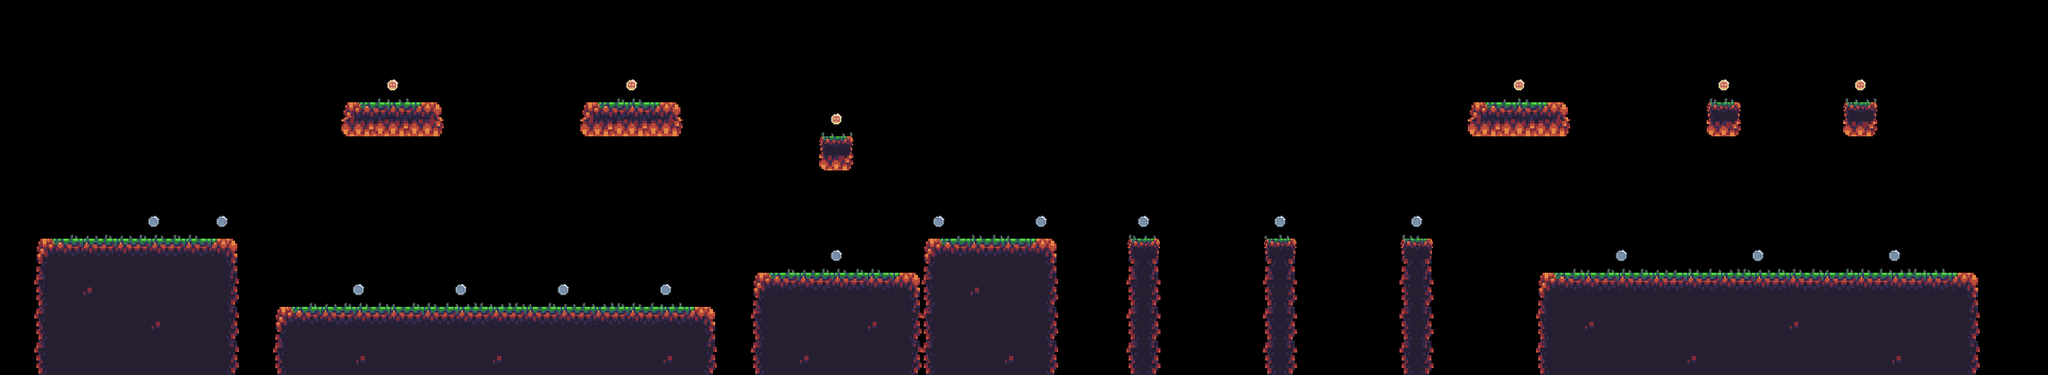

Below is a game level as drawn by its tile map, then a one-line description and the .tmx file that defines it, in full:
An orthogonal 60x11 tile map with 64x64 px tiles, 3 tile layers (terr, grass, coins), 3 tilesets.

<map version="1.10" tiledversion="1.10.1" orientation="orthogonal" renderorder="right-down" width="60" height="11" tilewidth="64" tileheight="64" infinite="0" nextlayerid="4" nextobjectid="1">
 <tileset firstgid="1" source="../tiles/sheet.tsx" />
 <tileset firstgid="21" source="../tiles/coin_tiles.tsx" />
 <tileset firstgid="23" source="../tiles/grass.tsx" />
 <layer id="2" name="terr" width="60" height="11" opacity="0.97">
  <data encoding="csv">
0,0,0,0,0,0,0,0,0,0,0,0,0,0,0,0,0,0,0,0,0,0,0,0,0,0,0,0,0,0,0,0,0,0,0,0,0,0,0,0,0,0,0,0,0,0,0,0,0,0,0,0,0,0,0,0,0,0,0,0,
0,0,0,0,0,0,0,0,0,0,0,0,0,0,0,0,0,0,0,0,0,0,0,0,0,0,0,0,0,0,0,0,0,0,0,0,0,0,0,0,0,0,0,0,0,0,0,0,0,0,0,0,0,0,0,0,0,0,0,0,
0,0,0,0,0,0,0,0,0,0,0,0,0,0,0,0,0,0,0,0,0,0,0,0,0,0,0,0,0,0,0,0,0,0,0,0,0,0,0,0,0,0,0,0,0,0,0,0,0,0,0,0,0,0,0,0,0,0,0,0,
0,0,0,0,0,0,0,0,0,0,3,4,5,0,0,0,0,3,4,5,0,0,0,0,0,0,0,0,0,0,0,0,0,0,0,0,0,0,0,0,0,0,0,3,4,5,0,0,0,0,2,0,0,0,2,0,0,0,0,0,
0,0,0,0,0,0,0,0,0,0,0,0,0,0,0,0,0,0,0,0,0,0,0,0,2,0,0,0,0,0,0,0,0,0,0,0,0,0,0,0,0,0,0,0,0,0,0,0,0,0,0,0,0,0,0,0,0,0,0,0,
0,0,0,0,0,0,0,0,0,0,0,0,0,0,0,0,0,0,0,0,0,0,0,0,0,0,0,0,0,0,0,0,0,0,0,0,0,0,0,0,0,0,0,0,0,0,0,0,0,0,0,0,0,0,0,0,0,0,0,0,
0,0,0,0,0,0,0,0,0,0,0,0,0,0,0,0,0,0,0,0,0,0,0,0,0,0,0,0,0,0,0,0,0,0,0,0,0,0,0,0,0,0,0,0,0,0,0,0,0,0,0,0,0,0,0,0,0,0,0,0,
0,7,8,8,8,8,9,0,0,0,0,0,0,0,0,0,0,0,0,0,0,0,0,0,0,0,0,7,8,8,9,0,0,6,0,0,0,6,0,0,0,6,0,0,0,0,0,0,0,0,0,0,0,0,0,0,0,0,0,0,
0,12,1,13,13,13,14,0,0,0,0,0,0,0,0,0,0,0,0,0,0,0,7,8,8,8,9,12,1,13,14,0,0,11,0,0,0,11,0,0,0,11,0,0,0,7,8,8,8,8,8,8,8,8,8,8,8,9,0,0,
0,12,13,13,1,13,14,0,7,8,8,8,8,8,8,8,8,8,8,8,9,0,12,13,13,1,14,12,13,13,14,0,0,11,0,0,0,11,0,0,0,11,0,0,0,12,1,13,13,13,13,13,1,13,13,13,13,14,0,0,
0,12,13,13,13,13,14,0,12,13,1,13,13,13,1,13,13,13,13,1,14,0,12,1,13,13,14,12,13,1,14,0,0,11,0,0,0,11,0,0,0,11,0,0,0,12,13,13,13,1,13,13,13,13,13,1,13,14,0,0
</data>
 </layer>
 <layer id="3" name="grass" width="60" height="11">
  <data encoding="csv">
0,0,0,0,0,0,0,0,0,0,0,0,0,0,0,0,0,0,0,0,0,0,0,0,0,0,0,0,0,0,0,0,0,0,0,0,0,0,0,0,0,0,0,0,0,0,0,0,0,0,0,0,0,0,0,0,0,0,0,0,
0,0,0,0,0,0,0,0,0,0,0,0,0,0,0,0,0,0,0,0,0,0,0,0,0,0,0,0,0,0,0,0,0,0,0,0,0,0,0,0,0,0,0,0,0,0,0,0,0,0,0,0,0,0,0,0,0,0,0,0,
0,0,0,0,0,0,0,0,0,0,0,27,0,0,0,0,0,0,25,0,0,0,0,0,0,0,0,0,0,0,0,0,0,0,0,0,0,0,0,0,0,0,0,0,23,0,0,0,0,0,25,0,0,0,27,0,0,0,0,0,
0,0,0,0,0,0,0,0,0,0,0,0,0,0,0,0,0,0,0,0,0,0,0,0,27,0,0,0,0,0,0,0,0,0,0,0,0,0,0,0,0,0,0,0,0,0,0,0,0,0,0,0,0,0,0,0,0,0,0,0,
0,0,0,0,0,0,0,0,0,0,0,0,0,0,0,0,0,0,0,0,0,0,0,0,0,0,0,0,0,0,0,0,0,0,0,0,0,0,0,0,0,0,0,0,0,0,0,0,0,0,0,0,0,0,0,0,0,0,0,0,
0,0,0,0,0,0,0,0,0,0,0,0,0,0,0,0,0,0,0,0,0,0,0,0,0,0,0,0,0,0,0,0,0,0,0,0,0,0,0,0,0,0,0,0,0,0,0,0,0,0,0,0,0,0,0,0,0,0,0,0,
0,0,24,24,25,25,0,0,0,0,0,0,0,0,0,0,0,0,0,0,0,0,0,0,0,0,0,0,23,26,0,0,0,24,0,0,0,23,0,0,0,26,0,0,0,0,0,0,0,0,0,0,0,0,0,0,0,0,0,0,
0,0,0,0,0,0,0,0,0,0,0,0,0,0,0,0,0,0,0,0,0,0,0,24,25,25,0,0,0,0,0,0,0,0,0,0,0,0,0,0,0,0,0,0,0,0,26,25,24,23,27,24,25,26,25,27,27,0,0,0,
0,0,0,0,0,0,0,0,0,24,25,26,25,27,27,26,24,27,25,27,0,0,0,0,0,0,0,0,0,0,0,0,0,0,0,0,0,0,0,0,0,0,0,0,0,0,0,0,0,0,0,0,0,0,0,0,0,0,0,0,
0,0,0,0,0,0,0,0,0,0,0,0,0,0,0,0,0,0,0,0,0,0,0,0,0,0,0,0,0,0,0,0,0,0,0,0,0,0,0,0,0,0,0,0,0,0,0,0,0,0,0,0,0,0,0,0,0,0,0,0,
0,0,0,0,0,0,0,0,0,0,0,0,0,0,0,0,0,0,0,0,0,0,0,0,0,0,0,0,0,0,0,0,0,0,0,0,0,0,0,0,0,0,0,0,0,0,0,0,0,0,0,0,0,0,0,0,0,0,0,0
</data>
 </layer>
 <layer id="1" name="coins" width="60" height="11">
  <data encoding="csv">
0,0,0,0,0,0,0,0,0,0,0,0,0,0,0,0,0,0,0,0,0,0,0,0,0,0,0,0,0,0,0,0,0,0,0,0,0,0,0,0,0,0,0,0,0,0,0,0,0,0,0,0,0,0,0,0,0,0,0,0,
0,0,0,0,0,0,0,0,0,0,0,0,0,0,0,0,0,0,0,0,0,0,0,0,0,0,0,0,0,0,0,0,0,0,0,0,0,0,0,0,0,0,0,0,0,0,0,0,0,0,0,0,0,0,0,0,0,0,0,0,
0,0,0,0,0,0,0,0,0,0,0,21,0,0,0,0,0,0,21,0,0,0,0,0,0,0,0,0,0,0,0,0,0,0,0,0,0,0,0,0,0,0,0,0,21,0,0,0,0,0,21,0,0,0,21,0,0,0,0,0,
0,0,0,0,0,0,0,0,0,0,0,0,0,0,0,0,0,0,0,0,0,0,0,0,21,0,0,0,0,0,0,0,0,0,0,0,0,0,0,0,0,0,0,0,0,0,0,0,0,0,0,0,0,0,0,0,0,0,0,0,
0,0,0,0,0,0,0,0,0,0,0,0,0,0,0,0,0,0,0,0,0,0,0,0,0,0,0,0,0,0,0,0,0,0,0,0,0,0,0,0,0,0,0,0,0,0,0,0,0,0,0,0,0,0,0,0,0,0,0,0,
0,0,0,0,0,0,0,0,0,0,0,0,0,0,0,0,0,0,0,0,0,0,0,0,0,0,0,0,0,0,0,0,0,0,0,0,0,0,0,0,0,0,0,0,0,0,0,0,0,0,0,0,0,0,0,0,0,0,0,0,
0,0,0,0,22,0,22,0,0,0,0,0,0,0,0,0,0,0,0,0,0,0,0,0,0,0,0,22,0,0,22,0,0,22,0,0,0,22,0,0,0,22,0,0,0,0,0,0,0,0,0,0,0,0,0,0,0,0,0,0,
0,0,0,0,0,0,0,0,0,0,0,0,0,0,0,0,0,0,0,0,0,0,0,0,22,0,0,0,0,0,0,0,0,0,0,0,0,0,0,0,0,0,0,0,0,0,0,22,0,0,0,22,0,0,0,22,0,0,0,0,
0,0,0,0,0,0,0,0,0,0,22,0,0,22,0,0,22,0,0,22,0,0,0,0,0,0,0,0,0,0,0,0,0,0,0,0,0,0,0,0,0,0,0,0,0,0,0,0,0,0,0,0,0,0,0,0,0,0,0,0,
0,0,0,0,0,0,0,0,0,0,0,0,0,0,0,0,0,0,0,0,0,0,0,0,0,0,0,0,0,0,0,0,0,0,0,0,0,0,0,0,0,0,0,0,0,0,0,0,0,0,0,0,0,0,0,0,0,0,0,0,
0,0,0,0,0,0,0,0,0,0,0,0,0,0,0,0,0,0,0,0,0,0,0,0,0,0,0,0,0,0,0,0,0,0,0,0,0,0,0,0,0,0,0,0,0,0,0,0,0,0,0,0,0,0,0,0,0,0,0,0
</data>
 </layer>
</map>
